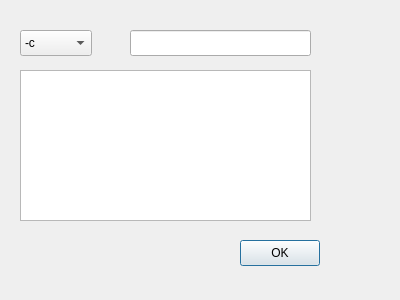
<?xml version="1.0" encoding="UTF-8"?>
<ui version="4.0">
 <class>Dialog</class>
 <widget class="QDialog" name="Dialog">
  <property name="geometry">
   <rect>
    <x>0</x>
    <y>0</y>
    <width>400</width>
    <height>300</height>
   </rect>
  </property>
  <property name="windowTitle">
   <string>Dialog</string>
  </property>
  <widget class="QComboBox" name="comboBox">
   <property name="geometry">
    <rect>
     <x>20</x>
     <y>30</y>
     <width>72</width>
     <height>26</height>
    </rect>
   </property>
   <item>
    <property name="text">
     <string>-c</string>
    </property>
   </item>
   <item>
    <property name="text">
     <string>-w</string>
    </property>
   </item>
   <item>
    <property name="text">
     <string>-l</string>
    </property>
   </item>
   <item>
    <property name="text">
     <string>-s</string>
    </property>
   </item>
   <item>
    <property name="text">
     <string>-a</string>
    </property>
   </item>
  </widget>
  <widget class="QLineEdit" name="lineEdit">
   <property name="geometry">
    <rect>
     <x>130</x>
     <y>30</y>
     <width>181</width>
     <height>26</height>
    </rect>
   </property>
   <property name="text">
    <string/>
   </property>
  </widget>
  <widget class="QTextBrowser" name="textBrowser">
   <property name="geometry">
    <rect>
     <x>20</x>
     <y>70</y>
     <width>291</width>
     <height>151</height>
    </rect>
   </property>
  </widget>
  <widget class="QPushButton" name="pushButton">
   <property name="geometry">
    <rect>
     <x>240</x>
     <y>240</y>
     <width>80</width>
     <height>26</height>
    </rect>
   </property>
   <property name="text">
    <string>OK</string>
   </property>
  </widget>
 </widget>
 <resources/>
 <connections/>
</ui>
